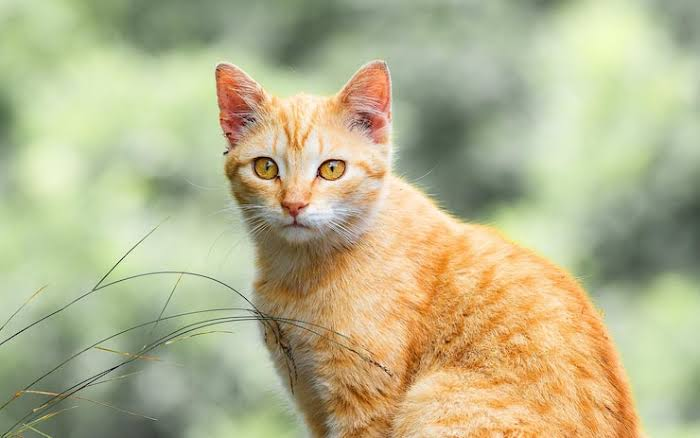
#> input picture image.jpg, 700 x 438 px
$ python lab_01.py
#> lines starting #> are read from the running program, lines starting #| are printed output that depends on the picture
#Display following image operation in MATLAB/Python - i) Histogram  image  ii) Low
# pass filter mage  iii) High pass image.

import cv2
import numpy as np
import matplotlib.pyplot as plt

image_path = 'image.jpg'
img = cv2.imread(image_path, cv2.IMREAD_GRAYSCALE)
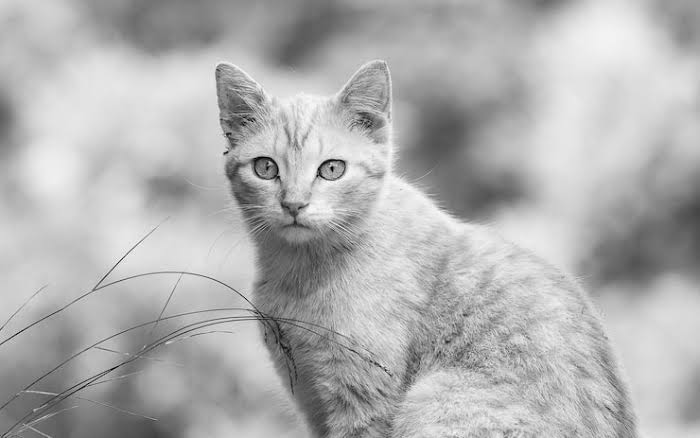
#> img: shape (438, 700); min 0, max 254, mean 176.2

if img is None:
    img = np.zeros((300, 300), dtype=np.uint8)
    cv2.circle(img, (150, 150), 80, 255, -1)

hist = cv2.calcHist([img], [0], None, [256], [0, 256])
#> hist = 256 values, max 3796 at index 218, min 0 at index 5, mean 1197.7

low_pass_img = cv2.GaussianBlur(img, (9, 9), 0)

high_pass_img = cv2.subtract(img, low_pass_img)
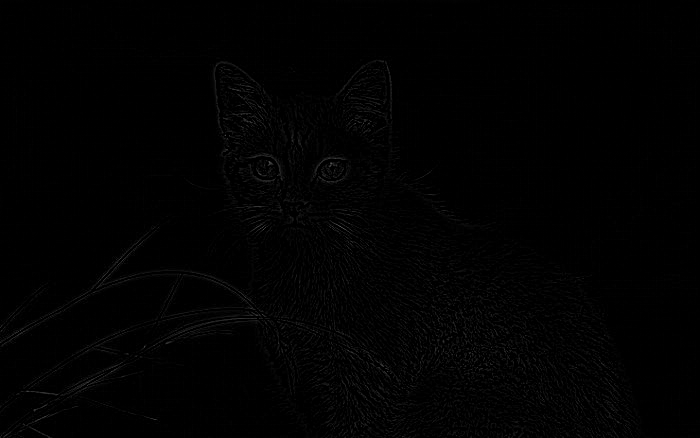
#> high_pass_img: shape (438, 700); min 0, max 86, mean 1.7

plt.figure(figsize=(12, 8))

# Original Image
plt.subplot(2, 2, 1)
plt.imshow(img, cmap='gray')
plt.title('Original Image')
plt.axis('off')

# i) Histogram
plt.subplot(2, 2, 2)
plt.plot(hist, color='black')
plt.title('Image Histogram')
plt.xlabel('Pixel Intensity')
plt.ylabel('Frequency')
plt.xlim([0, 256])


# ii) Low Pass Filtered Image
plt.subplot(2, 2, 3)
plt.imshow(low_pass_img, cmap='gray')
plt.title('Low Pass Filtered (Smoothed)')
plt.axis('off')

# iii) High Pass Filtered Image
plt.subplot(2, 2, 4)
plt.imshow(high_pass_img, cmap='gray')
plt.title('High Pass Filtered (Edges)')
plt.axis('off')

plt.tight_layout()
plt.show()
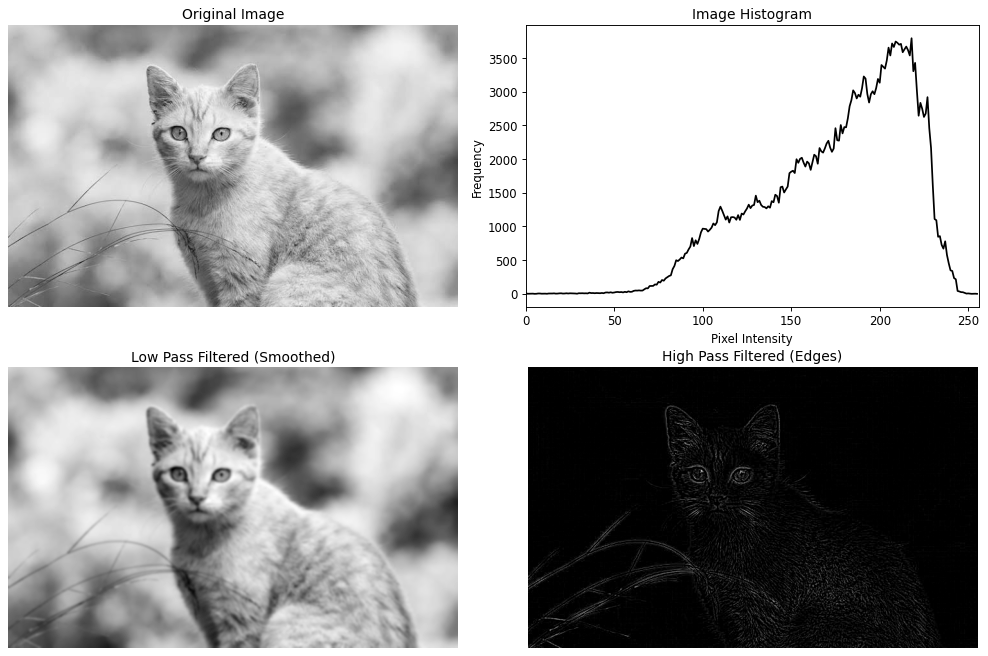
#> figure drawn by matplotlib, 4 panels; panel 2: curve peaks at x = 218, y = 3796
